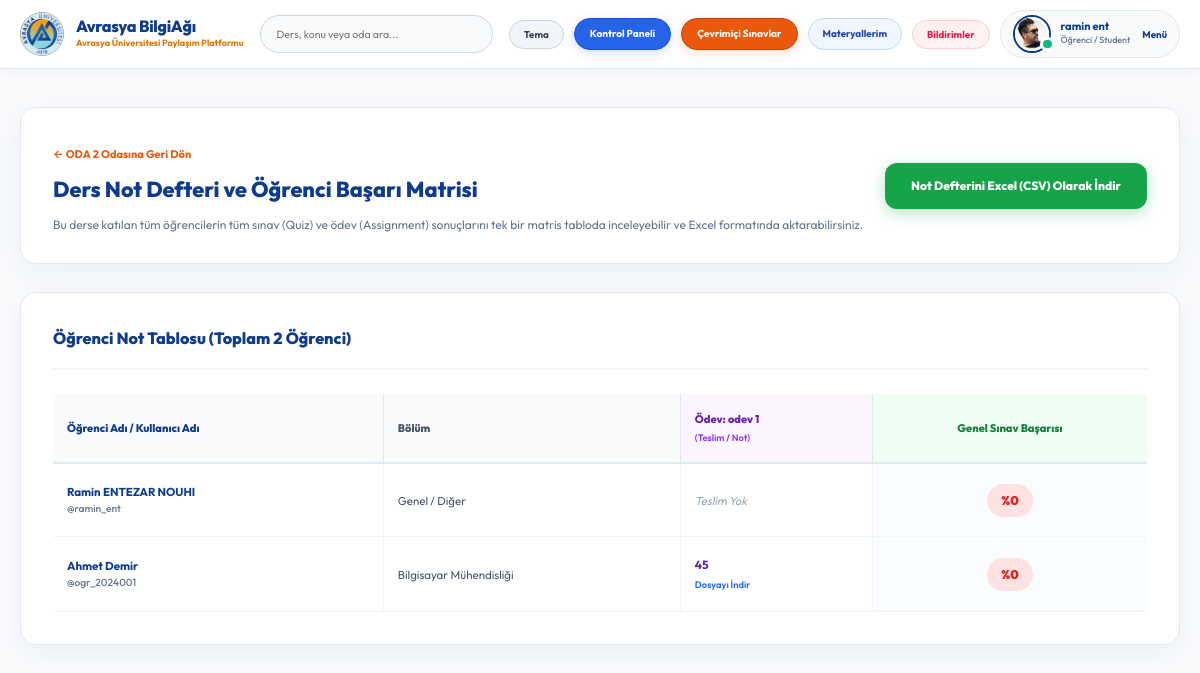
Screenshot of /room/29/gradebook/ (signed in) with the database file from the repository.
### base/models.py (models this page shows, shortened)
class User(AbstractUser):
    name = models.CharField(max_length=200, null=True, verbose_name="Ad Soyad")
    email = models.EmailField(unique=True, null=True, verbose_name="E-Posta Adresi")
    bio = models.TextField(null=True, verbose_name="Hakkımda (Biyografi)")
    avatar = models.ImageField(null=True, default="avatar.svg", verbose_name="Profil Fotoğrafı (Avatar)")
    student_id = models.CharField(max_length=50, null=True, blank=True, verbose_name="Öğrenci / Sicil No")
    department = models.CharField(max_length=100, choices=DEPARTMENT_CHOICES, default='Genel / Diğer', verbose_name="Fakülte / Bölüm")
    role = models.CharField(max_length=20, choices=ROLE_CHOICES, default='student', verbose_name="Akademik Rol")
    github_link = models.URLField(max_length=255, null=True, blank=True, verbose_name="GitHub Profili")
    linkedin_link = models.URLField(max_length=255, null=True, blank=True, verbose_name="LinkedIn Profili")
    objects = CustomUserManager()
    USERNAME_FIELD = 'email'
    REQUIRED_FIELDS = ['username']
    @property
    def unread_notifications_count(self):
        return self.notifications.filter(is_read=False).count()
    @property
    def unread_notifications(self):
        return self.notifications.filter(is_read=False)

class Room(models.Model):
    host = models.ForeignKey(User, on_delete=models.SET_NULL, null=True)
    topic = models.ForeignKey(Topic, on_delete=models.SET_NULL, null=True, verbose_name="Bölüm / Akademik Konu")
    name = models.CharField(max_length=200, verbose_name="Çalışma Odası Adı")
    course_code = models.CharField(max_length=50, null=True, blank=True, verbose_name="Ders Kodu (örn: CENG201)")
    room_type = models.CharField(max_length=20, choices=ROOM_TYPE_CHOICES, default='general', verbose_name="Oda Türü")
    description = models.TextField(null=True, blank=True, verbose_name="Oda Açıklaması")
    participants = models.ManyToManyField(
        User, related_name='participants', blank=True)
    updated = models.DateTimeField(auto_now=True)
    created = models.DateTimeField(auto_now_add=True)
    class Meta:
        ordering = ['-updated', '-created']

class Assignment(models.Model):
    room = models.ForeignKey(Room, on_delete=models.CASCADE, related_name='assignments')
    creator = models.ForeignKey(User, on_delete=models.CASCADE)
    title = models.CharField(max_length=200, verbose_name="Ödev Başlığı")
    description = models.TextField(verbose_name="Ödev Açıklaması ve Talimatlar")
    deadline = models.DateTimeField(verbose_name="Son Teslim Tarihi")
    created_at = models.DateTimeField(auto_now_add=True)
    class Meta:
        ordering = ['-deadline']

class AssignmentSubmission(models.Model):
    assignment = models.ForeignKey(Assignment, on_delete=models.CASCADE, related_name='submissions')
    student = models.ForeignKey(User, on_delete=models.CASCADE)
    file = models.FileField(upload_to="assignments/%Y/%m/", null=True, blank=True, verbose_name="Ödev Dosyası")
    notes = models.TextField(null=True, blank=True, verbose_name="Öğrenci Notu")
    grade = models.CharField(max_length=20, null=True, blank=True, verbose_name="Not / Puan")
    teacher_feedback = models.TextField(null=True, blank=True, verbose_name="Öğretim Üyesi Değerlendirmesi")
    submitted_at = models.DateTimeField(auto_now_add=True)
    class Meta:
        ordering = ['-submitted_at']
        unique_together = ['assignment', 'student']

### base/views.py (the view, shortened to what this page needs)
# urls.py: path('room/<str:pk>/gradebook/', views.room_gradebook, name="room-gradebook"),
@login_required(login_url='login')
def room_gradebook(request, pk):
    room = Room.objects.get(id=pk)
    if request.user != room.host and request.user.role != 'faculty' and not request.user.is_superuser:
        messages.error(request, "Ders not defterine sadece odanın öğretim üyesi erişebilir.")
        return redirect('room', pk=room.id)
    students = room.participants.all()
    quizzes = room.quizzes.all()
    assignments = room.assignments.all()
    gradebook_rows = []
    for student in students:
        quiz_scores = []
        total_quiz_pts = 0
        max_quiz_pts = 0
        ass_scores = []
        for a in assignments:
            sub = AssignmentSubmission.objects.filter(assignment=a, student=student).first()
            if sub:
                ass_scores.append({'grade': sub.grade or 'Not Girilmedi', 'submitted': True, 'sub_id': sub.id, 'file_url': sub.file.url if sub.file else None})
            else:
                ass_scores.append({'grade': 'Teslim Edilmedi', 'submitted': False})
        quiz_percent = round((total_quiz_pts / max_quiz_pts) * 100) if max_quiz_pts > 0 else 0
        gradebook_rows.append({
            'student': student,
            'quiz_scores': quiz_scores,
            'ass_scores': ass_scores,
            'quiz_percent': quiz_percent
        })
    context = {
        'room': room,
        'quizzes': quizzes,
        'assignments': assignments,
        'gradebook_rows': gradebook_rows
    }
    return render(request, 'base/room_gradebook.html', context)

### base/templates/base/room_gradebook.html (shortened to what this page needs)
{% extends 'main.html' %}
{% block content %}
<main class="layout">
  <div class="container" style="max-width: 1280px; margin: 30px auto; padding: 0 20px; display: block !important; width: 100%;">
    <div style="background: #ffffff; border: 1px solid #e2e8f0; border-radius: 16px; padding: 28px 32px; box-shadow: 0 10px 30px rgba(15, 59, 140, 0.05); margin-bottom: 28px;">
      <div style="display: flex; justify-content: space-between; align-items: center; flex-wrap: wrap; gap: 16px;">
        <div>
          <a href="{% url 'room' room.id %}" style="color: #ea580c; font-weight: 700; font-size: 0.92rem; text-decoration: none; display: inline-block; margin-bottom: 8px;">
            &larr; {{ room.name }} Odasına Geri Dön
          </a>
          <h1 style="margin: 0; font-size: 1.8rem; color: #0f3b8c; font-weight: 800;">Ders Not Defteri ve Öğrenci Başarı Matrisi</h1>
          <p style="margin: 8px 0 0 0; color: #64748b; font-size: 1rem;">
            Bu derse katılan tüm öğrencilerin tüm sınav (Quiz) ve ödev (Assignment) sonuçlarını tek bir matris tabloda inceleyebilir ve Excel formatında aktarabilirsiniz.
          </p>
        </div>
        <div>
          <a href="{% url 'export-room-gradebook' room.id %}" style="background: #16a34a; color: #ffffff; padding: 13px 26px; border-radius: 12px; font-weight: 800; text-decoration: none; display: inline-flex; align-items: center; gap: 8px; box-shadow: 0 4px 15px rgba(22, 163, 74, 0.3); font-size: 1rem;">
            Not Defterini Excel (CSV) Olarak İndir
          </a>
        </div>
      </div>
    </div>
    <div style="background: #ffffff; border: 1px solid #e2e8f0; border-radius: 16px; padding: 32px; box-shadow: 0 8px 25px rgba(15, 59, 140, 0.05); margin-bottom: 40px;">
      <div style="border-bottom: 2px solid #f1f5f9; padding-bottom: 16px; margin-bottom: 24px; display: flex; justify-content: space-between; align-items: center;">
        <h2 style="margin: 0; font-size: 1.35rem; color: #0f3b8c; font-weight: 800;">
          Öğrenci Not Tablosu (Toplam {{ gradebook_rows|length }} Öğrenci)
        </h2>
      </div>
      {% if gradebook_rows %}
      <div style="overflow-x: auto;">
        <table style="width: 100%; border-collapse: collapse; text-align: left; min-width: 900px;">
          <thead>
            <tr style="border-bottom: 2px solid #e2e8f0; color: #475569; font-size: 0.92rem; background: #f8fafc;">
              <th style="padding: 16px 14px; font-weight: 800; color: #0f3b8c; border-right: 1px solid #e2e8f0;">Öğrenci Adı / Kullanıcı Adı</th>
              <th style="padding: 16px 14px; font-weight: 800; color: #475569; border-right: 1px solid #e2e8f0;">Bölüm</th>
              {% for a in assignments %}
              <th style="padding: 16px 14px; font-weight: 800; color: #6b21a8; border-right: 1px solid #e2e8f0; background: #faf5ff;">
                Ödev: {{ a.title|truncatechars:20 }}<br>
                <span style="font-size: 0.78rem; font-weight: 600; color: #9333ea;">(Teslim / Not)</span>
              </th>
              {% endfor %}
              <th style="padding: 16px 14px; font-weight: 800; color: #15803d; text-align: center; background: #f0fdf4;">Genel Sınav Başarısı</th>
            </tr>
          </thead>
          <tbody>
            {% for row in gradebook_rows %}
            <tr style="border-bottom: 1px solid #f1f5f9; font-size: 0.96rem; transition: background 0.15s;" onmouseover="this.style.background='#f8fafc'" onmouseout="this.style.background='transparent'">
              <td style="padding: 18px 14px; font-weight: 700; color: #0f3b8c; border-right: 1px solid #f1f5f9;">
                <div>{{ row.student.name|default:row.student.username }}</div>
                <div style="font-size: 0.85rem; color: #64748b; font-weight: 500;">@{{ row.student.username }}</div>
              </td>
              <td style="padding: 18px 14px; color: #475569; border-right: 1px solid #f1f5f9;">
                {{ row.student.department|default:"-" }}
              </td>
              {% for as_item in row.ass_scores %}
              <td style="padding: 18px 14px; border-right: 1px solid #f1f5f9;">
                {% if as_item.submitted %}
                  <div style="font-weight: 700; color: #6b21a8; font-size: 0.98rem;">
                    {{ as_item.grade }}
                  </div>
                  {% if as_item.file_url %}
                  <a href="{{ as_item.file_url }}" target="_blank" style="font-size: 0.78rem; color: #2563eb; font-weight: 600; text-decoration: none;">
                    Dosyayı İndir
                  </a>
                  {% endif %}
                {% else %}
                  <span style="color: #94a3b8; font-style: italic;">Teslim Yok</span>
                {% endif %}
              </td>
              {% endfor %}
              <td style="padding: 18px 14px; text-align: center; background: #fafdff;">
                <span style="background: {% if row.quiz_percent >= 70 %}#dcfce7; color:#15803d;{% elif row.quiz_percent >= 50 %}#fef9c3; color:#854d0e;{% else %}#fee2e2; color:#dc2626;{% endif %} font-weight: 900; font-size: 1.05rem; padding: 6px 14px; border-radius: 20px; display: inline-block;">
                  %{{ row.quiz_percent }}
                </span>
              </td>
            </tr>
            {% endfor %}
          </tbody>
        </table>
      </div>
      {% else %}
      <div style="text-align: center; padding: 48px; color: #64748b; font-size: 1.08rem;">
        Bu derse kayıtlı öğrenci veya tanımlı sınav/ödev bulunmuyor.
      </div>
      {% endif %}
    </div>
  </div>
</main>
{% endblock %}

### templates/navbar.html (shortened to what this page needs)
{% load static %}
<header class="header header--loggedIn" style="background: #ffffff; border-bottom: 1px solid #e2e8f0; padding: 10px 0; position: sticky; top: 0; z-index: 999; box-shadow: 0 2px 10px rgba(15, 59, 140, 0.04);">
    <div class="container" style="display: flex; justify-content: space-between; align-items: center; gap: 16px; flex-wrap: wrap; width: 100%; max-width: 1400px; margin: 0 auto; padding: 0 20px;">
        <a href="{% url 'home' %}" class="header__logo" style="display: flex; align-items: center; gap: 12px; text-decoration: none; flex-shrink: 0;">
            <img src="{% static 'images/avrasya_logo.png' %}" alt="Avrasya University Logo" style="width: 44px; height: 44px; object-fit: contain; background: transparent; border: none; border-radius: 50%; flex-shrink: 0;" />
            <div style="white-space: nowrap;">
                <h1 style="margin: 0; font-weight: 800; font-size: 1.35rem; color: #0f3b8c; letter-spacing: -0.3px; line-height: 1.2; white-space: nowrap !important;">Avrasya BilgiAğı</h1>
                <span style="font-size: 0.75rem; color: #d97706; font-weight: 700; display: block; white-space: nowrap !important;">Avrasya Üniversitesi Paylaşım Platformu</span>
            </div>
        </a>
        <form class="header__search" method="GET" action="{% url 'home' %}" style="flex: 1 1 220px; max-width: 340px; margin: 0;">
            <div style="background: #f8fafc; border: 1px solid #cbd5e1; border-radius: 50px; padding: 6px 16px; display: flex; align-items: center; gap: 10px; width: 100%; height: 38px;">
                <input name="q" placeholder="Ders, konu veya oda ara..." style="background: transparent; border: none; outline: none; width: 100%; font-size: 0.88rem; color: #1e293b; padding: 0;" />
            </div>
        </form>
        <nav class="header__menu" style="display: flex; align-items: center; gap: 10px; flex-shrink: 0; margin-left: auto;">
            <button id="themeToggleBtn" onclick="toggleTheme()" title="Gece / Gündüz Modu" style="background: #f1f5f9; border: 1px solid #cbd5e1; padding: 7px 14px; border-radius: 50px; display: flex; align-items: center; justify-content: center; cursor: pointer; font-size: 0.82rem; font-weight: 700; transition: all 0.2s ease; color: #334155; flex-shrink: 0;">
                Tema
            </button>
            {% if request.user.is_authenticated %}
            <a href="{% url 'dashboard' %}" style="display: inline-flex; align-items: center; gap: 6px; background: #2563eb; color: #ffffff; border: 1px solid #1d4ed8; padding: 7px 15px; border-radius: 50px; font-weight: 700; font-size: 0.84rem; text-decoration: none; white-space: nowrap; box-shadow: 0 3px 10px rgba(37, 99, 235, 0.2); flex-shrink: 0;">
                Kontrol Paneli
            </a>
            {% endif %}
            <a href="{% url 'quizzes' %}" style="display: inline-flex; align-items: center; gap: 6px; background: #ea580c; color: #ffffff; border: 1px solid #c2410c; padding: 7px 15px; border-radius: 50px; font-weight: 700; font-size: 0.84rem; text-decoration: none; white-space: nowrap; box-shadow: 0 3px 10px rgba(234, 88, 12, 0.2); flex-shrink: 0;">
                Çevrimiçi Sınavlar
            </a>
            {% if request.user.is_authenticated %}
            <a href="{% url 'saved-resources' %}" title="Kaydedilen Materyallerim" style="display: flex; align-items: center; justify-content: center; background: #eff6ff; border: 1px solid #bfdbfe; color: #1e40af; padding: 7px 14px; border-radius: 50px; text-decoration: none; font-size: 0.82rem; font-weight: 700; flex-shrink: 0;">
                Materyallerim
            </a>
            <div style="position: relative; flex-shrink: 0;">
                <button onclick="const m=document.getElementById('notifModal'); m.style.display = m.style.display === 'none' ? 'block' : 'none';" title="Bildirimler" style="background: #fff1f2; border: 1px solid #fecdd3; color: #e11d48; padding: 7px 14px; border-radius: 50px; cursor: pointer; font-size: 0.82rem; font-weight: 700; display: flex; align-items: center; gap: 6px; position: relative;">
                    Bildirimler
                </button>
            </div>
            <div class="header__user" style="display: flex; align-items: center; gap: 12px; background: #f8fafc; border: 1px solid #e2e8f0; padding: 4px 12px; border-radius: 50px; flex-shrink: 0;">
                <a href="{% url 'update-user' %}" style="display: flex; align-items: center; gap: 10px; text-decoration: none;">
                    <div class="avatar avatar--medium active">
                        <img src="{{request.user.avatar.url}}" style="width: 34px; height: 34px; border-radius: 50%; object-fit: cover;" />
                    </div>
                    <div>
                        <p style="margin: 0; font-weight: 700; color: #0f3b8c; line-height: 1.2; font-size: 0.92rem; white-space: nowrap;">{{request.user.name|default:request.user.username}}</p>
                        <span style="font-size: 0.74rem; color: #64748b; font-weight: 500; display: block; white-space: nowrap;">{{request.user.get_role_display}}</span>
                    </div>
                </a>
                <button class="dropdown-button" style="background: transparent; border: none; cursor: pointer; font-weight: 700; color: #0f3b8c; font-size: 0.82rem;">
                    Menü
                </button>
            </div>
            {% endif %}
        </nav>
    </div>
</header>

### rows the page displays
User: user.avatar (picture), user.name "ramin ent", user.role "Öğrenci / Student"
Room: name "ODA 2"
Assignment: title "odev 1"
User: student.name "Ramin ENTEZAR NOUHI", student.username "ramin_ent", student.department "Genel / Diğer", quiz_percent "0"
User: student.name "Ahmet Demir", student.username "ogr_2024001", student.department "Bilgisayar Mühendisliği", quiz_percent "0"
AssignmentSubmission: grade "45"

### other values shown
{{ gradebook_rows|length }} "2"
